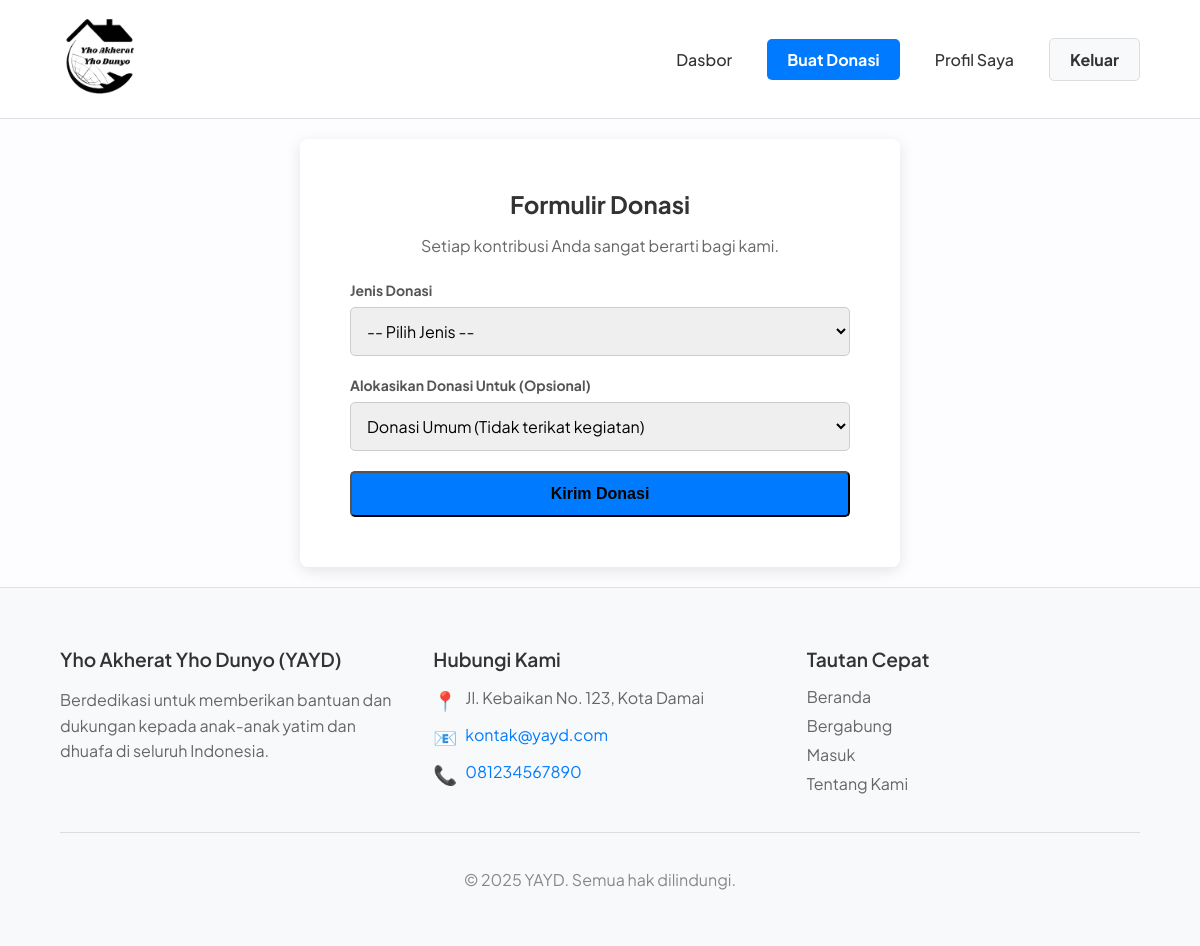
Screenshot of /donatur/form_donasi.php (signed in) with the database file from the repository.
### tables this page shows
CREATE TABLE `profil_yayd` (
  `id` INT PRIMARY KEY COMMENT 'Hanya akan ada 1 baris data dengan id=1',
  `nama_komunitas` VARCHAR(255) NULL,
  `visi` TEXT NULL,
  `misi` TEXT NULL,
  `deskripsi` TEXT NULL,
  `alamat_kontak` TEXT NULL,
  `email_kontak` VARCHAR(255) NULL,
  `telepon_kontak` VARCHAR(20) NULL
);

### donatur/form_donasi.php (called while the page is built)
<?php
require_once '../views/donatur/form_donasi.php';
?>

### views/donatur/form_donasi.php (the view, shortened to what this page needs)
<?php
require_once realpath(__DIR__ . '/../../config/database.php');
require_once realpath(__DIR__ . '/../templates/header.php');
?>
<div class="form-container">
    <h2>Formulir Donasi</h2>
    <p>Setiap kontribusi Anda sangat berarti bagi kami.</p>
    <form action="<?= BASE_URL ?>/controllers/DonasiController.php" method="POST" enctype="multipart/form-data">
        <div class="form-group">
            <label for="jenis_donasi">Jenis Donasi</label>
            <select id="jenis_donasi" name="jenis_donasi" required>
                <option value="">-- Pilih Jenis --</option>
            </select>
        </div>
        <div class="form-group">
            <label for="id_kegiatan_fk">Alokasikan Donasi Untuk (Opsional)</label>
            <select id="id_kegiatan_fk" name="id_kegiatan_fk">
                <option value="">Donasi Umum (Tidak terikat kegiatan)</option>
            </select>
        </div>
        <div class="form-group">
            <button type="submit" class="btn">Kirim Donasi</button>
        </div>
    </form>
</div>
<?php
require_once realpath(__DIR__ . '/../templates/footer.php');
?>

### views/templates/footer.php (shortened to what this page needs)
</main>
<footer>
    <div class="container">
        <?php
        if (!isset($profil) || empty($profil)) {
            $query_profil_footer = "SELECT alamat_kontak, email_kontak, telepon_kontak FROM profil_yayd WHERE id = 1";
            $result_profil_footer = mysqli_query($koneksi, $query_profil_footer);
            $profil_footer = mysqli_fetch_assoc($result_profil_footer);
        } else {
            $profil_footer = $profil;
        }
        ?>
        <div class="footer-content">
            <div class="footer-section">
                <h3>Yho Akherat Yho Dunyo (YAYD)</h3>
                <p>Berdedikasi untuk memberikan bantuan dan dukungan kepada anak-anak yatim dan dhuafa di seluruh Indonesia.</p>
            </div>
            <div class="footer-section">
                <h3>Hubungi Kami</h3>
                <div class="contact-info">
                    <?php if (!empty($profil_footer['alamat_kontak'])): ?>
                    <div class="contact-item">
                        <span>📍</span>
                        <p><?= htmlspecialchars($profil_footer['alamat_kontak']); ?></p>
                    </div>
                    <?php endif; ?>
                    <?php if (!empty($profil_footer['email_kontak'])): ?>
                    <div class="contact-item">
                        <span>📧</span>
                        <p><a href="mailto:<?= htmlspecialchars($profil_footer['email_kontak']); ?>"><?= htmlspecialchars($profil_footer['email_kontak']); ?></a></p>
                    </div>
                    <?php endif; ?>
                    <?php if (!empty($profil_footer['telepon_kontak'])): ?>
                    <div class="contact-item">
                        <span>📞</span>
                        <p><a href="tel:<?= htmlspecialchars($profil_footer['telepon_kontak']); ?>"><?= htmlspecialchars($profil_footer['telepon_kontak']); ?></a></p>
                    </div>
                    <?php endif; ?>
                </div>
            </div>
            <div class="footer-section">
                <h3>Tautan Cepat</h3>
                <ul class="footer-links">
                    <li><a href="<?= BASE_URL; ?>/">Beranda</a></li>
                    <li><a href="<?= BASE_URL; ?>/pilih_peran.php">Bergabung</a></li>
                    <li><a href="<?= BASE_URL; ?>/login.php">Masuk</a></li>
                    <li><a href="<?= BASE_URL; ?>/tentang.php">Tentang Kami</a></li>
                </ul>
            </div>
        </div>
        <div class="footer-bottom">
            <p>&copy; <?= date('Y'); ?> YAYD. Semua hak dilindungi.</p>
        </div>
    </div>
</footer>
</body>
</html>

### assets/css/style.css (style rules this page uses)
body, html { margin: 0; padding: 0; font-family: 'Plus Jakarta Sans', 'Segoe UI', Tahoma, Geneva, Verdana, sans-serif; background-color: #fdfdff; color: #333; height: 100%; }
body { display: flex; flex-direction: column; min-height: 100vh; }
.container { width: 90%; max-width: 1200px; margin: auto; }
.btn { padding: 10px 20px; border-radius: 5px; text-decoration: none; font-weight: bold; display: inline-block; }
footer { background: #f8f9fa; color: #666; padding: 40px 0; text-align: left; border-top: 1px solid #e0e0e0; margin-top: auto; flex-shrink: 0; }
.footer-content { display: grid; grid-template-columns: 1fr 1fr 1fr; gap: 40px; margin-bottom: 30px; }
.footer-section h3 { color: #333; margin-bottom: 15px; font-size: 1.2em; font-weight: 600; }
.footer-section p { line-height: 1.6; margin-bottom: 10px; }
.contact-info { display: flex; flex-direction: column; gap: 10px; }
.contact-item { display: flex; align-items: flex-start; gap: 8px; }
.contact-item span { font-size: 1.2em; margin-top: 2px; }
.contact-item p { margin: 0; line-height: 1.5; }
.contact-item a { color: #007bff; text-decoration: none; }
.footer-links { list-style: none; padding: 0; margin: 0; }
.footer-links li { margin-bottom: 8px; }
.footer-links a { color: #666; text-decoration: none; transition: color 0.3s ease; }
.footer-bottom { text-align: center; padding-top: 20px; border-top: 1px solid #ddd; color: #888; }
.form-container { background: #ffffff; padding: 30px 50px; border-radius: 8px; box-shadow: 0 4px 15px rgba(0, 0, 0, 0.1); max-width: 500px; margin: 0 auto; width: 90%; }
.form-container h2 { text-align: center; margin-bottom: 10px; color: #333; }
.form-container p { text-align: center; margin-bottom: 25px; color: #666; }
.form-group { margin-bottom: 20px; }
.form-group label { display: block; margin-bottom: 8px; font-weight: bold; font-size: 14px; color: #555; }
.form-group input[type="text"], .form-group input[type="email"], .form-group input[type="password"], .form-group select, .form-group textarea { width: 100%; padding: 12px; border: 1px solid #ccc; border-radius: 5px; box-sizing: border-box; font-size: 16px; transition: border-color 0.3s, box-shadow 0.3s; font-family: inherit; }
.form-group .btn { width: 100%; padding: 12px; font-size: 16px; background-color: #007bff; }

### rows the page displays
profil_yayd: alamat_kontak "Jl. Kebaikan No. 123, Kota Damai", email_kontak "kontak@yayd.com", telepon_kontak "081234567890"
